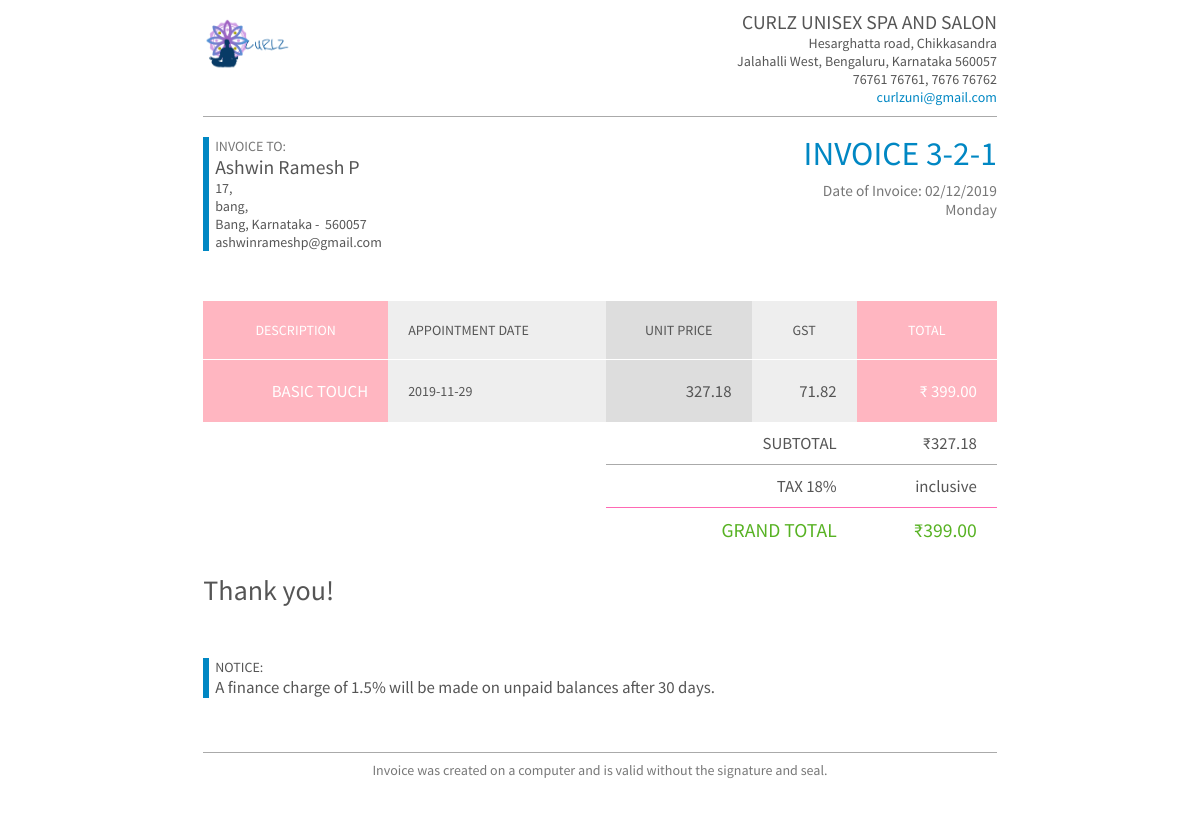
Screenshot of /invoice/index.php (signed in) with the database file from the repository.
### tables this page shows
CREATE TABLE `booking` (
  `id` int(11) NOT NULL,
  `email` varchar(25) NOT NULL,
  `package` varchar(25) NOT NULL,
  `dotravel` date NOT NULL,
  `mode` varchar(50) NOT NULL
);

### invoice/index.php (the view, shortened to what this page needs)
<!DOCTYPE html>
<html lang="en">
  <head>
    <link rel="stylesheet" href="style.css" media="all" />
  </head>
  <body>
    <header class="clearfix">
      <div id="logo">
        <img src="../img/logod.png">
      </div>
      <div id="company">
        <h2 class="name">CURLZ UNISEX SPA AND SALON</h2>
        <div>Hesarghatta road, Chikkasandra<br>Jalahalli West, Bengaluru, Karnataka 560057</div>
        <div>76761 76761, 7676  76762</div>
        <div><a href="mailto:divij.nagendra@gmail.com">curlzuni@gmail.com</a></div>
        </div>
    </header>
    <main>
      <div id="details" class="clearfix">
        <div id="client">
          <div class="to">INVOICE TO:</div>
          <h2 class="name"><?php
          echo  $_SESSION["fname"]; echo  " ",$_SESSION["lname"];
       ?>  </h2>
          <div class="address"><?php
          echo  $_SESSION["addr1"];
       ?>,<br>
           <?php
          echo  $_SESSION["addr2"];
       ?>,<br>
           <?php
          echo  $_SESSION["city"];
       ?>,
           <?php
          echo  $_SESSION["state"];
       ?>&nbsp;-&nbsp;
           <?php
          echo  $_SESSION["pincode"];
       ?></div>
          <div class="email"><?php
          echo  $_SESSION["email"];
       ?> </div>
        </div>
        <div id="invoice">
          <h1>INVOICE 3-2-1</h1>
          <div class="date">Date of Invoice: <?php echo   date("d/m/Y") ;?></div>
          <div class="date"><?php echo date("l");?></div>
        </div>
      </div>
      <table border="0" cellspacing="0" cellpadding="0">
        <thead>
          <tr>
            <th class="total">DESCRIPTION</th>
            <th class="desc">APPOINTMENT DATE</th>
            <th class="unit">UNIT PRICE</th>
            <th class="qty">GST</th>
            <th class="total">TOTAL</th>
          </tr>
        </thead>
        <tbody>
            <?php
$host="localhost";
$user="root";
$password="";
$db="salonspa";
$gtot=0;
$esttot=0;
$con=mysqli_connect($host,$user,$password,$db);
        $run=mysqli_query($con,"select * from booking where email= '".$_SESSION["username"]."' ");
while($row=mysqli_fetch_array($run))
{   $r0=$row[0];
    $r1=$row[2];
    $r2=$row[3];
 $gtot=$gtot+$_SESSION["fare"];
    $gst=((18/100)*$_SESSION["fare"]);
  $est=$_SESSION["est"];
  $esttot=$esttot+$est;
    echo "<tr align='center'>
        <td class='total'>$r1</td>
        <td class='desc'>$r2</td>
        <td class='unit'>$est</td>
        <td class='qty'>$gst</td>
        <td class='total'>&#8377; {$_SESSION['fare']}.00</td>
    </tr>";}
?>
        </tbody>
        <tfoot>
          <tr>
            <td colspan="2"></td>
            <td colspan="2">SUBTOTAL</td>
            <td>&#8377;<?php echo $esttot;?></td>
          </tr>
          <tr>
            <td colspan="2"></td>
            <td colspan="2">TAX 18%</td>
            <td>inclusive</td>
          </tr>
          <tr>
            <td colspan="2"></td>
            <td colspan="2">GRAND TOTAL</td>
            <td>&#8377;<?php echo $gtot;?>.00</td>
          </tr>
        </tfoot>
      </table>
      <div id="thanks">Thank you!</div>
      <div id="notices">
        <div>NOTICE:</div>
        <div class="notice">A finance charge of 1.5% will be made on unpaid balances after 30 days.</div>
      </div>
    </main>
      <br><br><br>
    <footer>
      Invoice was created on a computer and is valid without the signature and seal.
    </footer>
  </body>
</html>

### invoice/style.css (style rules this page uses)
.clearfix:after { content: ""; display: table; clear: both; }
a { color: #0087C3; text-decoration: none; }
body { position: relative; width: 21cm; height: 29.7cm; margin: 0 auto; color: #555555; background: #FFFFFF; font-family: Arial, sans-serif; font-size: 14px; font-family: SourceSansPro; }
header { padding: 10px 0; margin-bottom: 20px; border-bottom: 1px solid #AAAAAA; }
#logo { float: left; margin-top: 8px; }
#logo img { height: 70px; }
#company { float: right; text-align: right; }
#details { margin-bottom: 50px; }
#client { padding-left: 6px; border-left: 6px solid #0087C3; float: left; }
#client .to { color: #777777; }
h2.name { font-size: 1.4em; font-weight: normal; margin: 0; }
#invoice { float: right; text-align: right; }
#invoice h1 { color: #0087C3; font-size: 2.4em; line-height: 1em; font-weight: normal; margin: 0 0 10px 0; }
#invoice .date { font-size: 1.1em; color: #777777; }
table { width: 100%; border-collapse: collapse; border-spacing: 0; margin-bottom: 20px; }
table th, table td { padding: 20px; background: #EEEEEE; text-align: center; border-bottom: 1px solid #FFFFFF; }
table th { white-space: nowrap; font-weight: normal; }
table td { text-align: right; }
table .desc { text-align: left; }
table .unit { background: #DDDDDD; }
table .total { background: lightpink; color: #FFFFFF; }
table td.unit, table td.qty, table td.total { font-size: 1.2em; }
table tbody tr:last-child td { border: none; }
table tfoot td { padding: 10px 20px; background: #FFFFFF; border-bottom: none; font-size: 1.2em; white-space: nowrap; border-top: 1px solid #AAAAAA; }
table tfoot tr:first-child td { border-top: none; }
table tfoot tr:last-child td { color: #57B223; font-size: 1.4em; border-top: 1px solid hotpink; }
table tfoot tr td:first-child { border: none; }
#thanks { font-size: 2em; margin-bottom: 50px; }
#notices { padding-left: 6px; border-left: 6px solid #0087C3; }
#notices .notice { font-size: 1.2em; }
footer { color: #777777; width: 100%; height: 30px; position: absolute; border-top: 1px solid #AAAAAA; padding: 8px 0; text-align: center; }

### rows the page displays
booking: package "BASIC TOUCH", dotravel "2019-11-29", est "327.18", gst "71.82", fare "399"

### other values shown
$_SESSION["fname"] "Ashwin"
$_SESSION["lname"] "Ramesh P"
$_SESSION["addr1"] "17"
$_SESSION["addr2"] "bang"
$_SESSION["city"] "Bang"
$_SESSION["state"] "Karnataka"
$_SESSION["pincode"] "560057"
$_SESSION["email"] "ashwinrameshp@gmail.com"
$esttot "327.18"
$gtot "399"
